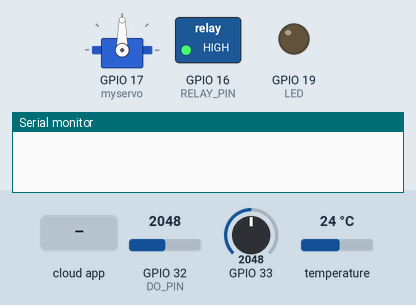
The sketch below on a simulated ESP32. Parts: servo, switched loads named in the sketch (green lamp = pin HIGH), output pins drawn as LEDs (lit = HIGH), the last lines printed to the serial monitor. The inputs (shaded band) are chosen by the test bench; at power-on: GPIO 32 (DO_PIN) = 2048, GPIO 33 = 2048, temperature 24 °C. WiFi joins after 1.5 s; servers stay silent unless stated.

Above: at 0.1 s.
At 2.7 s:
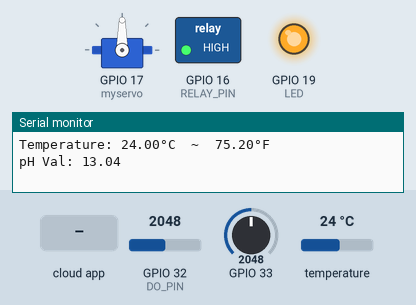
2.8 s: the phone or cloud app sets stepperVariable1 to 100
At 4.1 s:
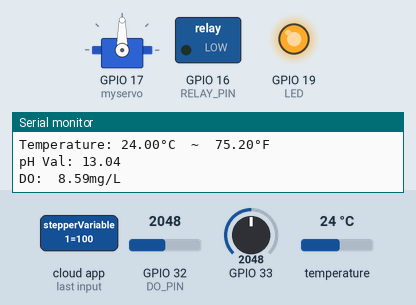
4.6 s: the phone or cloud app sets stepperVariable3 to 25
Timing chart, 0 to 7.6 s (numbered marks = the images above; inputs shaded):
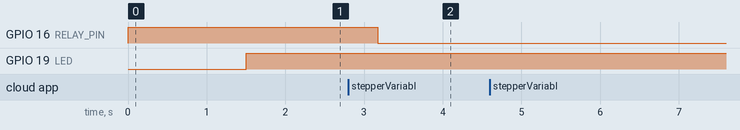

The sketch:

Leonila_feb24a.ino
```cpp
#include "arduino_secrets.h"

/*
  Sketch generated by the Arduino IoT Cloud Thing "Untitled 2"
  https://create.arduino.cc/cloud/things/610251ed-5728-4cf7-a71e-0ddaf3f93f6d

  Arduino IoT Cloud Variables description

  The following variables are automatically generated and updated when changes are made to the Thing

  float dissolved;
  float phValue;
  float stepperVariable1;
  float stepperVariable2;
  float stepperVariable3;
  float stepperVariable4;
  float stepperVariable5;
  float stepperVariable6;
  float tempCelsius;
  float tempFahrenheit;
  bool messengerUpdates;
  bool servoPushButton;
  bool wifiLED;

  Variables which are marked as READ/WRITE in the Cloud Thing will also have functions
  which are called when their values are changed from the Dashboard.
  These functions are generated with the Thing and added at the end of this sketch.
*/

#include "thingProperties.h"
//temp sensor includes
#include <OneWire.h>
#include <DallasTemperature.h>
//ph sensor includes

//DO sensor includes
#include <Arduino.h>
//email includes and define
#include "ESP32_MailClient.h"
//feeder
#include <ESP32Servo.h>
//relay
const int RELAY_PIN = 16;
//email sender
#define emailSenderAccount    "fishpondnotif.456@gmail.com"
#define emailSenderPassword   "xxgpvisyyzncvodv"
#define smtpServer            "smtp.gmail.com"
#define smtpServerPort        465
#define emailSubject          "[ALERT] ESP32 Temperature"
//email receiver
String inputMessage = "fishpondreceiver.456@gmail.com";

// The Email Sending data object contains config and data to send
SMTPData smtpData;
// Flag variable to keep track if email notification was sent or not
bool emailSent = false;
bool emailSent1 = false;
bool emailSent2 = false;
bool do_aerator;
bool temp_aerator;

//temp sensor define
const int SENSOR_PIN = 25; // Arduino pin connected to DS18B20 sensor's DQ pin
OneWire oneWire(SENSOR_PIN);         // setup a oneWire instance
DallasTemperature tempSensor(&oneWire); // pass oneWire to DallasTemperature library
//feeder
Servo myservo;
int pos = 0;

//ph sensor define
float calibration_value = 21.34 + 1.2;
int phval = 0;
unsigned long int avgval;
int buffer_arr[10],temp;

//Wifi Credentials for Wifi status and LED indicator
const char* ssid = SECRET_SSID;
const char* password = SECRET_OPTIONAL_PASS;

//do sensor defines
#define DO_PIN 32
#define VREF 5000    //VREF (mv)
#define ADC_RES 1024 //ADC Resolution

//Single-point calibration Mode=0
//Two-point calibration Mode=1
#define TWO_POINT_CALIBRATION 0

#define READ_TEMP (25) //Current water temperature ℃, Or temperature sensor function
//Single point calibration needs to be filled CAL1_V and CAL1_T
#define CAL1_V (9600) //mv
#define CAL1_T (25)   //℃
//Two-point calibration needs to be filled CAL2_V and CAL2_T
//CAL1 High temperature point, CAL2 Low temperature point
#define CAL2_V (1300) //mv
#define CAL2_T (15)   //℃

//LED define
#define LED 19


const uint16_t DO_Table[41] = {
    14460, 14220, 13820, 13440, 13090, 12740, 12420, 12110, 11810, 11530,
    11260, 11010, 10770, 10530, 10300, 10080, 9860, 9660, 9460, 9270,
    9080, 8900, 8730, 8570, 8410, 8250, 8110, 7960, 7820, 7690,
    7560, 7430, 7300, 7180, 7070, 6950, 6840, 6730, 6630, 6530, 6410};

uint8_t Temperaturet;
uint16_t ADC_Raw;
uint16_t ADC_Voltage;
uint16_t DO;

int16_t readDO(uint32_t voltage_mv, uint8_t temperature_c)
{
#if TWO_POINT_CALIBRATION == 0
  uint16_t V_saturation = (uint32_t)CAL1_V + (uint32_t)35 * temperature_c - (uint32_t)CAL1_T * 35;
  return (voltage_mv * DO_Table[temperature_c] / V_saturation);
#else
  uint16_t V_saturation = (int16_t)((int8_t)temperature_c - CAL2_T) * ((uint16_t)CAL1_V - CAL2_V) / ((uint8_t)CAL1_T - CAL2_T) + CAL2_V;
  return (voltage_mv * DO_Table[temperature_c] / V_saturation);
#endif
}


void cloud_stat(){
  if (ArduinoCloud.connected() == 0) {
    digitalWrite(LED,HIGH);
    delay(1000);
    digitalWrite(LED,LOW);
    wifiLED = true;
    delay(1000);
  } else {
    digitalWrite(LED,HIGH);
    wifiLED = false;
  }
}

void setup() {
  // Initialize serial and wait for port to open:
  Serial.begin(9600);
  // This delay gives the chance to wait for a Serial Monitor without blocking if none is found
  WiFi.mode(WIFI_STA);
  WiFi.begin(ssid, password);

  myservo.attach(17);
  pinMode(RELAY_PIN, OUTPUT);
  pinMode(LED,OUTPUT);
  digitalWrite(RELAY_PIN,HIGH);
  delay(1500);

  // Defined in thingProperties.h
  initProperties();

  // Connect to Arduino IoT Cloud
  ArduinoCloud.begin(ArduinoIoTPreferredConnection);

  /*
     The following function allows you to obtain more information
     related to the state of network and IoT Cloud connection and errors
     the higher number the more granular information you’ll get.
     The default is 0 (only errors).
     Maximum is 4
 */
  setDebugMessageLevel(2);
  ArduinoCloud.printDebugInfo();
}

void loop() {
ArduinoCloud.update();

  //cloud status
  cloud_stat();

//temp code
  tempSensor.requestTemperatures();             // send the command to get temperatures
  tempCelsius = tempSensor.getTempCByIndex(0);  // read temperature in Celsius
  tempFahrenheit = tempCelsius * 9 / 5 + 32; // convert Celsius to Fahrenheit

  Serial.print("Temperature: ");
  Serial.print(tempCelsius);    // print the temperature in Celsius
  Serial.print("°C");
  Serial.print("  ~  ");        // separator between Celsius and Fahrenheit
  Serial.print(tempFahrenheit); // print the temperature in Fahrenheit
  Serial.println("°F");
delay(100);

//ph code
    for(int i=0;i<10;i++)
{
buffer_arr[i]=analogRead(33);
delay(30);
}
for(int i=0;i<9;i++)
{
for(int j=i+1;j<10;j++)
{
if(buffer_arr[i]>buffer_arr[j])
{
temp=buffer_arr[i];
buffer_arr[i]=buffer_arr[j];
buffer_arr[j]=temp;
}
}
}
avgval=0;
for(int i=2;i<8;i++)
avgval+=buffer_arr[i];
float volt=(float)avgval*5.0/1024/36;
  phValue = -5.70 * volt + calibration_value;

Serial.print("pH Val: " );
Serial.println(phValue);
delay(200);

//do code
  Temperaturet = (uint8_t)READ_TEMP;
  ADC_Raw = analogRead(DO_PIN);
  ADC_Voltage = uint32_t(VREF) * ADC_Raw / ADC_RES;

//get DO value in float
  String storedo = String(readDO(ADC_Voltage, Temperaturet));
  float floatdissolved = storedo.toFloat();
  dissolved = floatdissolved/1000.0;
  Serial.print("DO:\t");
  Serial.print(dissolved);
  Serial.println("mg/L");
delay(300);
  temp_change();
  ph_change();
  do_change();
  check_aerator();
  delay(5000);
}

//email functions
bool sendEmailNotification(String emailMessage){
  // Set the SMTP Server Email host, port, account and password
  smtpData.setLogin(smtpServer, smtpServerPort, emailSenderAccount, emailSenderPassword);

  // For library version 1.2.0 and later which STARTTLS protocol was supported,the STARTTLS will be
  // enabled automatically when port 587 was used, or enable it manually using setSTARTTLS function.
  //smtpData.setSTARTTLS(true);

  // Set the sender name and Email
  smtpData.setSender("ESP32", emailSenderAccount);

  // Set Email priority or importance High, Normal, Low or 1 to 5 (1 is highest)
  smtpData.setPriority("High");

  // Set the subject
  smtpData.setSubject(emailSubject);

  // Set the message with HTML format
  smtpData.setMessage(emailMessage, true);

  // Add recipients
  smtpData.addRecipient(inputMessage);

  smtpData.setSendCallback(sendCallback);

  // Start sending Email, can be set callback function to track the status
  if (!MailClient.sendMail(smtpData)) {
    Serial.println("Error sending Email, " + MailClient.smtpErrorReason());
    return false;
  }
  // Clear all data from Email object to free memory
  smtpData.empty();
  return true;
}


// Callback function to get the Email sending status
void sendCallback(SendStatus msg) {
  // Print the current status
  Serial.println(msg.info());

  // Do something when complete
  if (msg.success()) {
    Serial.println("----------------");
  }
}
//email functions ends here


/*
  Since TempCelsius is READ_WRITE variable, onTempCelsiusChange() is
  executed every time a new value is received from IoT Cloud.
*/
void onTempCelsiusChange()  {


}


void onTempFahrenheitChange() {

}

/*
  Since PhValue is READ_WRITE variable, onPhValueChange() is
  executed every time a new value is received from IoT Cloud.
*/
void onPhValueChange()  {

}

/*
  Since Dissolved is READ_WRITE variable, onDissolvedChange() is
  executed every time a new value is received from IoT Cloud.
*/
void onDissolvedChange()  {

}

void onStepperVariable1Change() {

}
void onStepperVariable2Change() {

}
void onStepperVariable3Change() {

}
void onStepperVariable4Change() {

}
void onStepperVariable5Change() {

}
void onStepperVariable6Change() {

}


/*
  Since ServoPushButton is READ_WRITE variable, onServoPushButtonChange() is
  executed every time a new value is received from IoT Cloud.
*/
void onServoPushButtonChange()  {
  if(servoPushButton == 1){
    for (pos = 0; pos <= 90; pos += 1) { // goes from 0 degrees to 180 degrees
    // in steps of 1 degree
    myservo.write(pos);              // tell servo to go to position in variable 'pos'
    delay(15);                       // waits 15ms for the servo to reach the position
  }
  delay(1000);
  for (pos = 90; pos >= 0; pos -= 1) { // goes from 180 degrees to 0 degrees
    myservo.write(pos);              // tell servo to go to position in variable 'pos'
    delay(15);                       // waits 15ms for the servo to reach the position
  }
  }
  else if(servoPushButton == 0){
    myservo.write(0);
  }
}

void temp_change(){
  if(tempCelsius < stepperVariable3 &&!emailSent){
    //email
    String emailMessage = String("Temperature reading is below the minimum input threshold. \nCurrent temperature: ") +
                          String(tempCelsius) + String(" C") +  String(tempFahrenheit) + String(" F \nInput Threshold: ") + String(stepperVariable3);
    if(sendEmailNotification(emailMessage)) {
        Serial.println(emailMessage);
        emailSent = true;
      }
      else {
        Serial.println("Email failed to send");
      }

  }else if (tempCelsius>stepperVariable4){
    //should be aerator
        temp_aerator = true;
        emailSent = false;
  }else if (tempCelsius > stepperVariable3 && tempCelsius < stepperVariable4){
        temp_aerator = false;
  }

}

void ph_change(){
  // Add your code here to act upon PhValue change
  if(phValue < stepperVariable1 && !emailSent1){
    String emailMessage =   String("PH reading is below the minimum input threshold.\nCurrent PH: ") +
                            String(phValue) + String("\nInput Threshold: ") + String(stepperVariable1);
    if(sendEmailNotification(emailMessage)) {
        Serial.println(emailMessage);
        emailSent1 = true;
        }
        else {
        Serial.println("Low PH Email failed to send");
      }
  }
  else if(phValue > stepperVariable2 && emailSent1){
    String emailMessage =   String("PH reading is above the maximum input threshold.\nCurrent PH: ") +
                            String(phValue) + String("\nInput Threshold: ") + String(stepperVariable2);
    if(sendEmailNotification(emailMessage)) {
        Serial.println(emailMessage);
        emailSent1 = false;
        }
        else {
        Serial.println("High PH Email failed to send");
      }
  }
}

void do_change(){
    // Add your code here to act upon Dissolved change
  if(dissolved < stepperVariable5 ){
  //aerator will turn on
      do_aerator = true;
  }
  else if(dissolved > stepperVariable5 ){
  //email
  //aerator will turn off
      do_aerator = false;
  }
}

void check_aerator(){
  if(do_aerator == true|| temp_aerator == true){
    digitalWrite(RELAY_PIN, LOW);
  }else if(do_aerator == false && temp_aerator == false){
    digitalWrite(RELAY_PIN, HIGH);
  }

}


/*
  Since MessengerUpdates is READ_WRITE variable, onMessengerUpdatesChange() is
  executed every time a new value is received from IoT Cloud.
*/
void onMessengerUpdatesChange()  {
  // Add your code here to act upon MessengerUpdates change
}
```

arduino_secrets.h
```cpp
#define SECRET_DEVICE_KEY ""
#define SECRET_OPTIONAL_PASS ""
#define SECRET_SSID ""
```

thingProperties.h
```cpp
// Code generated by Arduino IoT Cloud, DO NOT EDIT.

#include <ArduinoIoTCloud.h>
#include <Arduino_ConnectionHandler.h>

const char DEVICE_LOGIN_NAME[]  = "9a7a956e-3e87-4af4-87c4-1f725bd88a57";

const char SSID[]               = SECRET_SSID;    // Network SSID (name)
const char PASS[]               = SECRET_OPTIONAL_PASS;    // Network password (use for WPA, or use as key for WEP)
const char DEVICE_KEY[]  = SECRET_DEVICE_KEY;    // Secret device password

void onDissolvedChange();
void onPhValueChange();
void onStepperVariable1Change();
void onStepperVariable2Change();
void onStepperVariable3Change();
void onStepperVariable4Change();
void onStepperVariable5Change();
void onStepperVariable6Change();
void onTempCelsiusChange();
void onTempFahrenheitChange();
void onMessengerUpdatesChange();
void onServoPushButtonChange();

float dissolved;
float phValue;
float stepperVariable1;
float stepperVariable2;
float stepperVariable3;
float stepperVariable4;
float stepperVariable5;
float stepperVariable6;
float tempCelsius;
float tempFahrenheit;
bool messengerUpdates;
bool servoPushButton;
bool wifiLED;

void initProperties(){

  ArduinoCloud.setBoardId(DEVICE_LOGIN_NAME);
  ArduinoCloud.setSecretDeviceKey(DEVICE_KEY);
  ArduinoCloud.addProperty(dissolved, READWRITE, ON_CHANGE, onDissolvedChange);
  ArduinoCloud.addProperty(phValue, READWRITE, ON_CHANGE, onPhValueChange);
  ArduinoCloud.addProperty(stepperVariable1, READWRITE, ON_CHANGE, onStepperVariable1Change);
  ArduinoCloud.addProperty(stepperVariable2, READWRITE, ON_CHANGE, onStepperVariable2Change);
  ArduinoCloud.addProperty(stepperVariable3, READWRITE, ON_CHANGE, onStepperVariable3Change);
  ArduinoCloud.addProperty(stepperVariable4, READWRITE, ON_CHANGE, onStepperVariable4Change);
  ArduinoCloud.addProperty(stepperVariable5, READWRITE, ON_CHANGE, onStepperVariable5Change);
  ArduinoCloud.addProperty(stepperVariable6, READWRITE, ON_CHANGE, onStepperVariable6Change);
  ArduinoCloud.addProperty(tempCelsius, READWRITE, ON_CHANGE, onTempCelsiusChange);
  ArduinoCloud.addProperty(tempFahrenheit, READWRITE, ON_CHANGE, onTempFahrenheitChange);
  ArduinoCloud.addProperty(messengerUpdates, READWRITE, ON_CHANGE, onMessengerUpdatesChange);
  ArduinoCloud.addProperty(servoPushButton, READWRITE, ON_CHANGE, onServoPushButtonChange);
  ArduinoCloud.addProperty(wifiLED, READ, ON_CHANGE, NULL);

}

WiFiConnectionHandler ArduinoIoTPreferredConnection(SSID, PASS);
```
